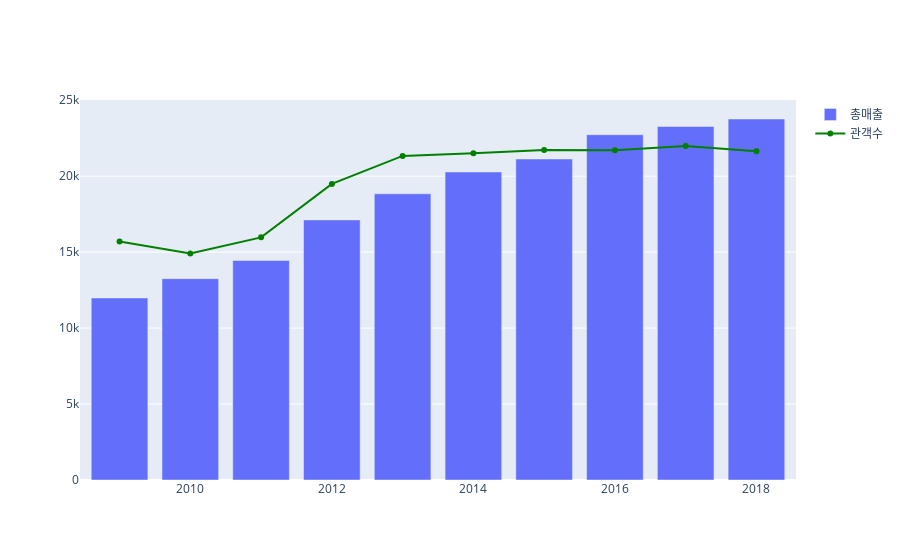

The code cell stored with this chart in its notebook:
### Markdown cell above
# chapter1 . 개요 차트

### Code cell
# 기억할 것
# df = df.reset_index()
# px, go 로 차트짤때 df 의 인덱스는 컬럼이 아니어야 함

fig = go.Figure()

fig.add_trace( go.Bar(x=df.index, y=df['총매출'], name='총매출')  )
fig.add_trace( go.Line(x=df.index, y=df['관객수'], name= '관객수', line={'color': 'green'})) # line : 색 변경

### Figure 1 — Plotly figure (JSON) as saved in the notebook; plotly's stock layout.template omitted (floating-point values rounded to 4 significant figures)
{"data": [{"name": "총매출", "type": "bar", "x": [2009, 2010, 2011, 2012, 2013, 2014, 2015, 2016, 2017, 2018], "y": [11984, 13255, 14449, 17123, 18840, 20276, 21131, 22730, 23271, 23764]}, {"line": {"color": "green"}, "name": "관객수", "type": "scatter", "x": [2009, 2010, 2011, 2012, 2013, 2014, 2015, 2016, 2017, 2018], "y": [15696, 14918, 15972, 19489, 21335, 21506, 21729, 21702, 21987, 21639]}], "layout": {}}
